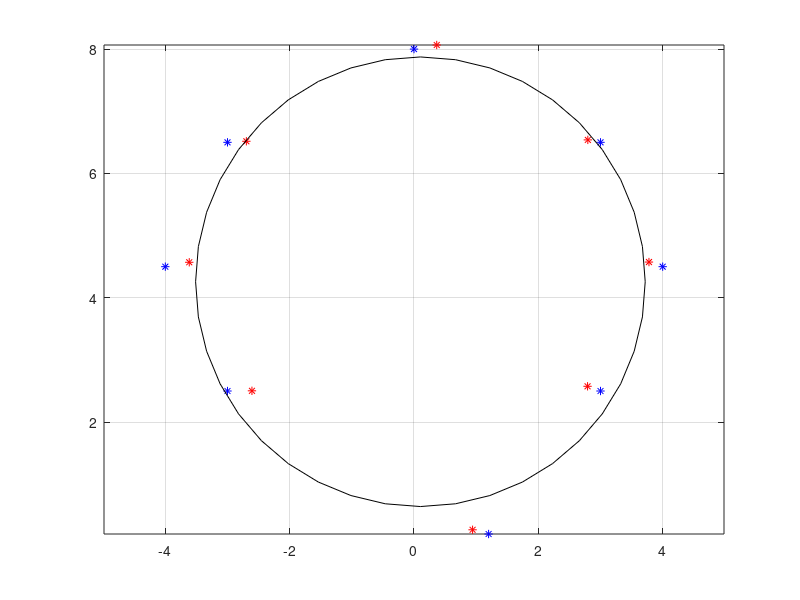

Write the MATLAB code that produced this figure.
function Moindre_carre
clear all
close all
load marqueurs.mat
load marqueurs3.mat

n=length(x3);
V = x3.^2 + y3.^2; M = [2*x3 2*y3 -ones(n,1)]; 
theta = pinv(M)*V;
Ve = M * theta; 

x0e = theta(1); y0e = theta(2);
Re = sqrt(-theta(3) + (theta(1))^2 + (theta(2))^2);
s = (0 : pi/20 : 2*pi)';
xe = Re * cos(s) + x0e; ye = Re * sin(s) + y0e;

% J=ones(length(x3),1)
% J=(V-Ve).^2
J=0;
for i=1:length(x3)
    J=J+(V(i)-Ve(i)).^2;
end
J

figure(1), plot(x1,y1,'b*',x3,y3,'r*',xe,ye,'k'), grid on, axis('equal')